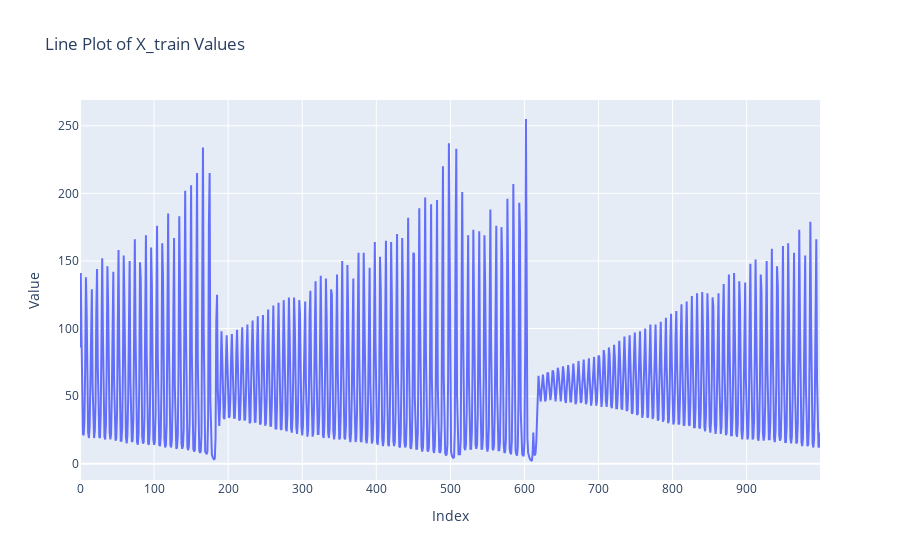

Notebook code cell kept with this figure:
### Code cell
# Convert the data to a list
X_train_list = X_train.flatten().tolist()
print(X_train_list)

# Plot a line of the values in the training set
fig = px.line(y=X_train_list, x=range(len(X_train_list)), title='Line Plot of X_train Values')
fig.update_layout(xaxis_title='Index', yaxis_title='Value') 
fig.show()

### Figure 1 — Plotly figure (JSON) as saved in the notebook; plotly's stock layout.template omitted (floating-point values rounded to 4 significant figures; data arrays with more than 128 entries replaced by an {"elided": "..."} marker saying what was removed)
{"data": [{"hovertemplate": "x=%{x}<br>y=%{y}<extra></extra>", "legendgroup": "", "line": {"color": "#636efa", "dash": "solid"}, "marker": {"symbol": "circle"}, "mode": "lines", "name": "", "orientation": "v", "showlegend": false, "type": "scatter", "x": {"elided": "1000 int values"}, "xaxis": "x", "y": {"elided": "1000 int values"}, "yaxis": "y"}], "layout": {"legend": {"tracegroupgap": 0}, "title": {"text": "Line Plot of X_train Values"}, "xaxis": {"anchor": "y", "domain": [0, 1], "title": {"text": "Index"}}, "yaxis": {"anchor": "x", "domain": [0, 1], "title": {"text": "Value"}}}}
